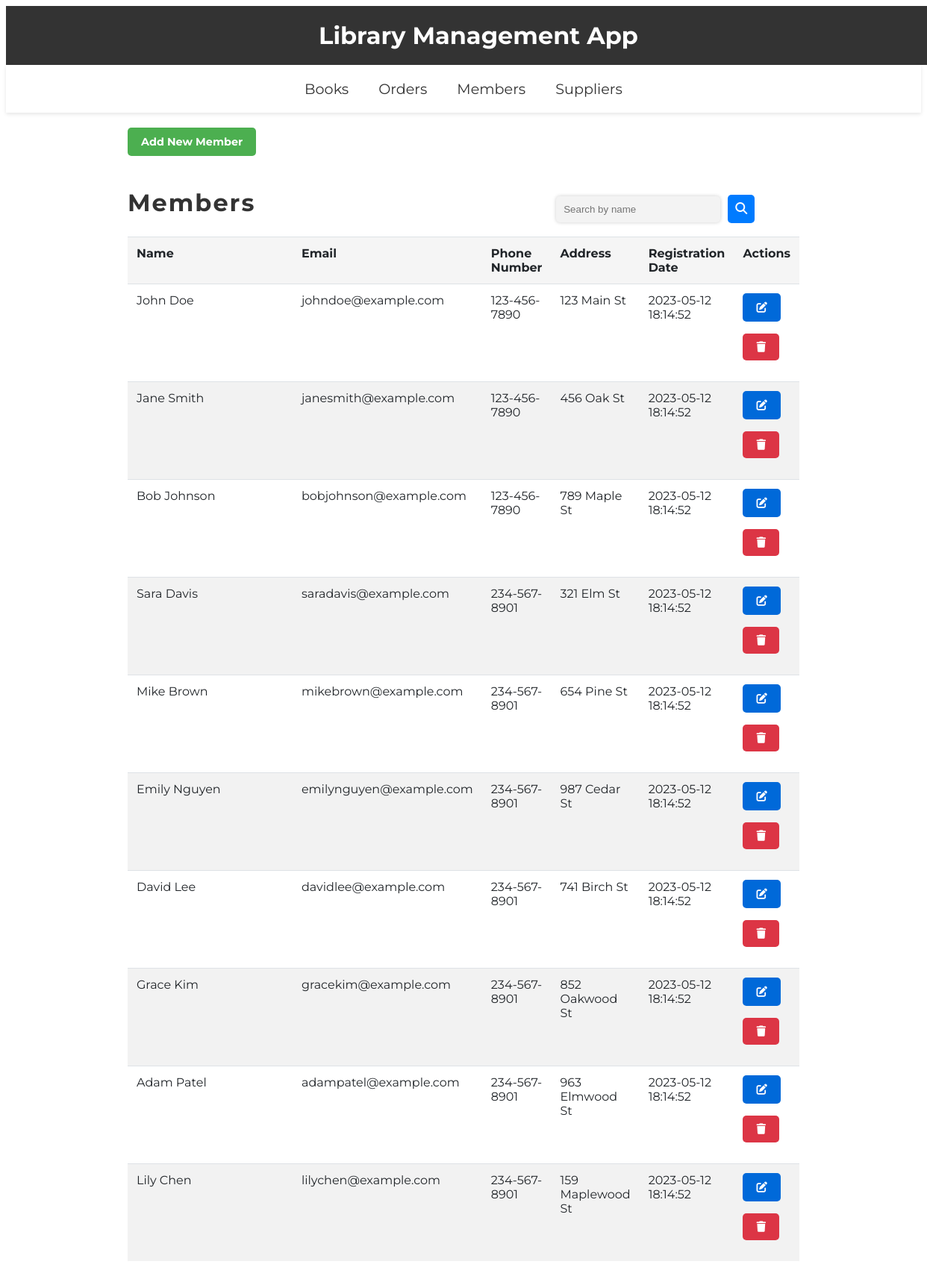
/members, run on the app's committed database.
### tables this page shows
CREATE TABLE members (
    id INTEGER PRIMARY KEY AUTOINCREMENT,
    name TEXT NOT NULL,
    email TEXT NOT NULL,
    phone_number TEXT NOT NULL,
    address TEXT NOT NULL,
    registration_date TIMESTAMP NOT NULL DEFAULT CURRENT_TIMESTAMP
);

### main.py (the view)
@app.route('/members')
def members():
  search_query = request.args.get('search_query', '')
  conn = get_db_connection()
  if search_query:
    members = conn.execute("SELECT * FROM members WHERE name LIKE ?",
                           ('%' + search_query + '%', )).fetchall()
  elif search_query == '' or search_query == ' ':
    members = conn.execute('SELECT * FROM members').fetchall()
  else:
    members = conn.execute('SELECT * FROM members').fetchall()
  conn.close()
  return render_template('members.html', members=members)

### main.py (called while the page is built)
def get_db_connection():
  conn = sqlite3.connect('database.db')
  conn.row_factory = sqlite3.Row
  return conn

### templates/members.html (shortened to what this page needs)
{% extends 'base.html' %}
{% block add_link %}
<a href="{{ url_for('addMember') }}" class="add">Add New Member</a>
{% endblock %}
{% block search %}
    <form action="{{ url_for('members') }}" method="GET" class="searchForm right-form">
        <input type="text" name="search_query" placeholder="Search by name">
        <button type="submit"><i class="fa fa-search"></i></button>
    </form>
{% endblock %}
{% block content %}
    <h2 class="page-header">{% block title %} Members {% endblock %}</h2>
    <table>
        <thead>
            <tr>
                <th>Name</th>
                <th>Email</th>
                <th>Phone Number</th>
                <th>Address</th>
                <th>Registration Date</th>
                <th>Actions</th>
            </tr>
        </thead>
        <tbody>
        {% for member in members %}
            <tr>
                <td>{{ member['name'] }}</td>
                <td>{{ member['email'] }}</td>
                <td>{{ member['phone_number'] }}</td>
                <td>{{ member['address'] }}</td>
                <td>{{ member['registration_date'] }}</td>
                <td><a href="{{ url_for('editMember', id=member.id) }}" class="edit"><i class="fas fa-edit"></i></a>
    <form action="{{ url_for('deleteMember', id=member.id) }}" method="POST" class="deleteForm">
        <button class="delete" onclick="return confirm('Are you sure you want to delete this member?')"><i class="fa-solid fa-trash"></i></button>
    </form></td>
            </tr>
        {% endfor %}
        </tbody>
    </table>
{% endblock %}

### static/style.css (style rules this page uses)
body { font-family: 'Montserrat', sans-serif; }
.page-header { color: #333; font-size: 32px; letter-spacing: 2px; }
table { width: 100%; margin-bottom: 1rem; color: #212529; border-collapse: collapse; }
table th, table td { padding: 0.75rem; vertical-align: top; border-top: 1px solid #dee2e6; width:100%; }
table th { font-weight: bold; text-align: left; background-color: #f5f5f5; }
tr:nth-child(even) { background-color: #f2f2f2; }
form { max-width: 600px; margin: 0 auto; padding: 20px; border-radius: 5px; background-color: #f8f8f8; }
input[type="text"], input[type="number"], textarea { width: 100%; padding: 8px; border: none; border-radius: 3px; box-shadow: inset 0 1px 2px rgba(0,0,0,0.1); background-color: #f3f3f3; margin-bottom: 20px; }
button[type="submit"] { background-color: #4CAF50; color: white; border: none; border-radius: 3px; padding: 10px; cursor: pointer; font-size: 16px; margin-top:30px; }
.deleteForm { background: transparent; padding:0px; }
.searchForm { position: absolute; left: 65%; max-width: 500px; display: flex; align-items: center; padding:0px; height:80px; justify-content: center; background:transparent; }
.searchForm input[type="text"] { border: none; border-radius: 5px; padding: 10px; margin-top:50px; width: 200px; box-shadow: 0 0 5px rgba(0,0,0,0.2); transition: box-shadow 0.3s ease; z-index:1; }
.searchForm button { background-color: #007bff; color: #fff; border: none; border-radius: 5px; padding: 10px; margin-left: 10px; cursor: pointer; transition: background-color 0.3s ease; }
.right-form { left: 60%; }
table th, table td { padding: 0.75rem; vertical-align: top; border-top: 1px solid #dee2e6; }
a.add, a.edit, .delete { display: inline-block; padding: 0.5rem 1rem; border-radius: 5px; font-size: 0.9rem; color: #fff; font-weight:bold; background-color: #4CAF50; border: none; margin-bottom: 1rem; border: 2px solid transparent; text-decoration: none; transition: background-color 0.3s ease; }
a.edit { background-color:#0069d9; }
.delete { background-color: #dc3545; }

### data on the page
members: name "John Doe", email "johndoe@example.com", phone_number "123-456-7890", address "123 Main St", registration_date "2023-05-12 18:14:52"
members: name "Jane Smith", email "janesmith@example.com", phone_number "123-456-7890", address "456 Oak St", registration_date "2023-05-12 18:14:52"
members: name "Bob Johnson", email "bobjohnson@example.com", phone_number "123-456-7890", address "789 Maple St", registration_date "2023-05-12 18:14:52"
members: name "Sara Davis", email "saradavis@example.com", phone_number "234-567-8901", address "321 Elm St", registration_date "2023-05-12 18:14:52"
members: name "Mike Brown", email "mikebrown@example.com", phone_number "234-567-8901", address "654 Pine St", registration_date "2023-05-12 18:14:52"
members: name "Emily Nguyen", email "emilynguyen@example.com", phone_number "234-567-8901", address "987 Cedar St", registration_date "2023-05-12 18:14:52"
members: name "David Lee", email "davidlee@example.com", phone_number "234-567-8901", address "741 Birch St", registration_date "2023-05-12 18:14:52"
members: name "Grace Kim", email "gracekim@example.com", phone_number "234-567-8901", address "852 Oakwood St", registration_date "2023-05-12 18:14:52"
members: name "Adam Patel", email "adampatel@example.com", phone_number "234-567-8901", address "963 Elmwood St", registration_date "2023-05-12 18:14:52"
members: name "Lily Chen", email "lilychen@example.com", phone_number "234-567-8901", address "159 Maplewood St", registration_date "2023-05-12 18:14:52"
